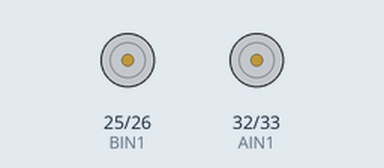
Simulated run of this sketch. Board: ESP32. On the bench: motor-driver pin pairs drawn as motors (green arrow = first pin HIGH = forward, orange = second pin HIGH = backward, longer = more drive).

Above: at 0.6 s.
At 3.35 s:
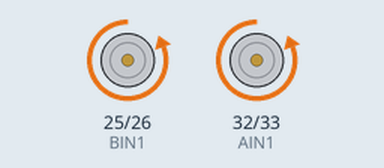
At 4.45 s:
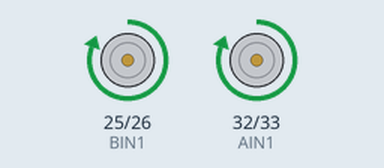
Timing chart, 0 to 5.1 s (numbered marks = the images above):
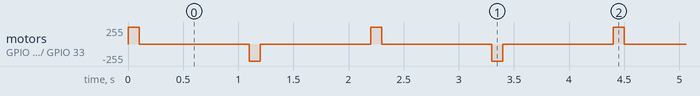

The sketch:

balam2022-prueba-motores-v1.ino
```cpp
/*
  Código adaptado para Balam 2022
  En este código se tomó de referencia código en el Internet generado por Electropeak y
  se modificó para los pines en nuestra propio kit.
  Código trabajo por: Oscar Rodas / Tesla Lab / Universidad Galileo

  DRV8833-Dual-Motor-Driver-Module
  made on 23 Nov 2020
  by Amir Mohammad Shojaee @ Electropeak
  Home

*/

#define AIN1 32
#define AIN2 33
#define BIN1 25
#define BIN2 26

void setup() {
  Serial.begin(9600);

  pinMode(AIN1,OUTPUT);
  pinMode(AIN2,OUTPUT);
  pinMode(BIN1,OUTPUT);
  pinMode(BIN2,OUTPUT);

}

void loop() {

  digitalWrite(AIN1,HIGH);
  digitalWrite(AIN2,LOW);
  digitalWrite(BIN1,HIGH);
  digitalWrite(BIN2,LOW);

  delay(100);

  digitalWrite(AIN1,LOW);
  digitalWrite(AIN2,LOW);
  digitalWrite(BIN1,LOW);
  digitalWrite(BIN2,LOW);

  delay(1000);

  digitalWrite(AIN1,LOW);
  digitalWrite(AIN2,HIGH);
  digitalWrite(BIN1,LOW);
  digitalWrite(BIN2,HIGH);

  delay(100);

  digitalWrite(AIN1,LOW);
  digitalWrite(AIN2,LOW);
  digitalWrite(BIN1,LOW);
  digitalWrite(BIN2,LOW);

  delay(1000);

}
```

Measured:
- by itself, motor on GPIO 25 (BIN1) / GPIO 26 (BIN2), motor on GPIO 32 (AIN1) / GPIO 33 (AIN2): repeats every 2.2 s: stopped 1.0 s, backward 255/255 0.10 s, stopped 1.0 s, forward 255/255 0.10 s
